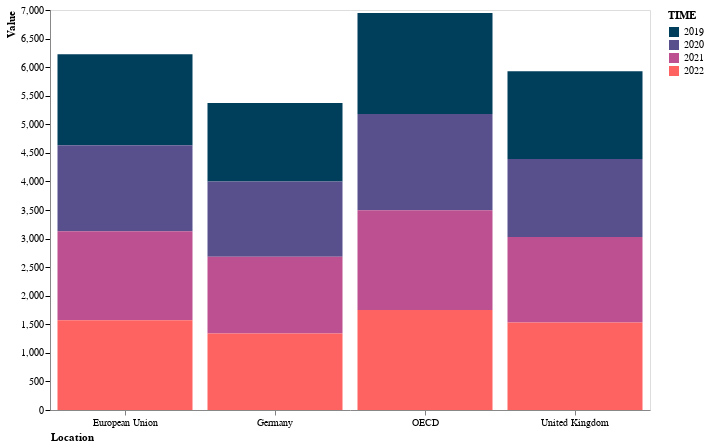

Notebook cell for this chart:
### Code cell
alt.Chart(df_selectedlocations).mark_bar().encode(
    x=alt.X('LOCATION').axis(
        title='Location',
        titleAnchor='start',
        labelAngle=0,
        grid=False,
        labelColor='black',
        tickColor='grey'),
    y=alt.Y('VALUE').axis(
        title='Value',
        titleAnchor='end',
        grid=False,
        labelColor='black',
        tickColor='black'),
    color=alt.Color('TIME:O', scale=colors),
    tooltip=['TIME']
).properties(
    width=600,
    height=400
)#.interactive()

### Figure 1 — Vega-Lite specification as saved in the notebook (floating-point values rounded to 4 significant figures)
{"config": {"view": {"continuousWidth": 300, "continuousHeight": 300}}, "data": {"name": "data-6095557a56f44f914014977e50b81c65"}, "mark": {"type": "bar"}, "encoding": {"color": {"field": "TIME", "scale": {"range": ["#003f5c", "#58508d", "#bc5090", "#ff6361", "#ffa600"]}, "type": "ordinal"}, "tooltip": [{"field": "TIME", "type": "quantitative"}], "x": {"axis": {"title": "Location", "titleAnchor": "start", "labelAngle": 0, "grid": false, "labelColor": "black", "tickColor": "grey"}, "field": "LOCATION", "type": "nominal"}, "y": {"axis": {"title": "Value", "titleAnchor": "end", "grid": false, "labelColor": "black", "tickColor": "black"}, "field": "VALUE", "type": "quantitative"}}, "height": 400, "width": 600, "$schema": "https://vega.github.io/schema/vega-lite/v5.15.1.json", "datasets": {"data-6095557a56f44f914014977e50b81c65": [{"LOCATION": "Germany", "SUBJECT": "TOT", "MEASURE": "HR_WKD", "TIME": 2019, "VALUE": 1372}, {"LOCATION": "Germany", "SUBJECT": "TOT", "MEASURE": "HR_WKD", "TIME": 2020, "VALUE": 1319}, {"LOCATION": "Germany", "SUBJECT": "TOT", "MEASURE": "HR_WKD", "TIME": 2021, "VALUE": 1340}, {"LOCATION": "Germany", "SUBJECT": "TOT", "MEASURE": "HR_WKD", "TIME": 2022, "VALUE": 1340}, {"LOCATION": "United Kingdom", "SUBJECT": "TOT", "MEASURE": "HR_WKD", "TIME": 2019, "VALUE": 1537}, {"LOCATION": "United Kingdom", "SUBJECT": "TOT", "MEASURE": "HR_WKD", "TIME": 2020, "VALUE": 1364}, {"LOCATION": "United Kingdom", "SUBJECT": "TOT", "MEASURE": "HR_WKD", "TIME": 2021, "VALUE": 1498}, {"LOCATION": "United Kingdom", "SUBJECT": "TOT", "MEASURE": "HR_WKD", "TIME": 2022, "VALUE": 1531}, {"LOCATION": "OECD", "SUBJECT": "TOT", "MEASURE": "HR_WKD", "TIME": 2019, "VALUE": 1766}, {"LOCATION": "OECD", "SUBJECT": "TOT", "MEASURE": "HR_WKD", "TIME": 2020, "VALUE": 1687}, {"LOCATION": "OECD", "SUBJECT": "TOT", "MEASURE": "HR_WKD", "TIME": 2021, "VALUE": 1744}, {"LOCATION": "OECD", "SUBJECT": "TOT", "MEASURE": "HR_WKD", "TIME": 2022, "VALUE": 1751}, {"LOCATION": "European Union", "SUBJECT": "TOT", "MEASURE": "HR_WKD", "TIME": 2019, "VALUE": 1592}, {"LOCATION": "European Union", "SUBJECT": "TOT", "MEASURE": "HR_WKD", "TIME": 2020, "VALUE": 1505}, {"LOCATION": "European Union", "SUBJECT": "TOT", "MEASURE": "HR_WKD", "TIME": 2021, "VALUE": 1560}, {"LOCATION": "European Union", "SUBJECT": "TOT", "MEASURE": "HR_WKD", "TIME": 2022, "VALUE": 1570}]}}
